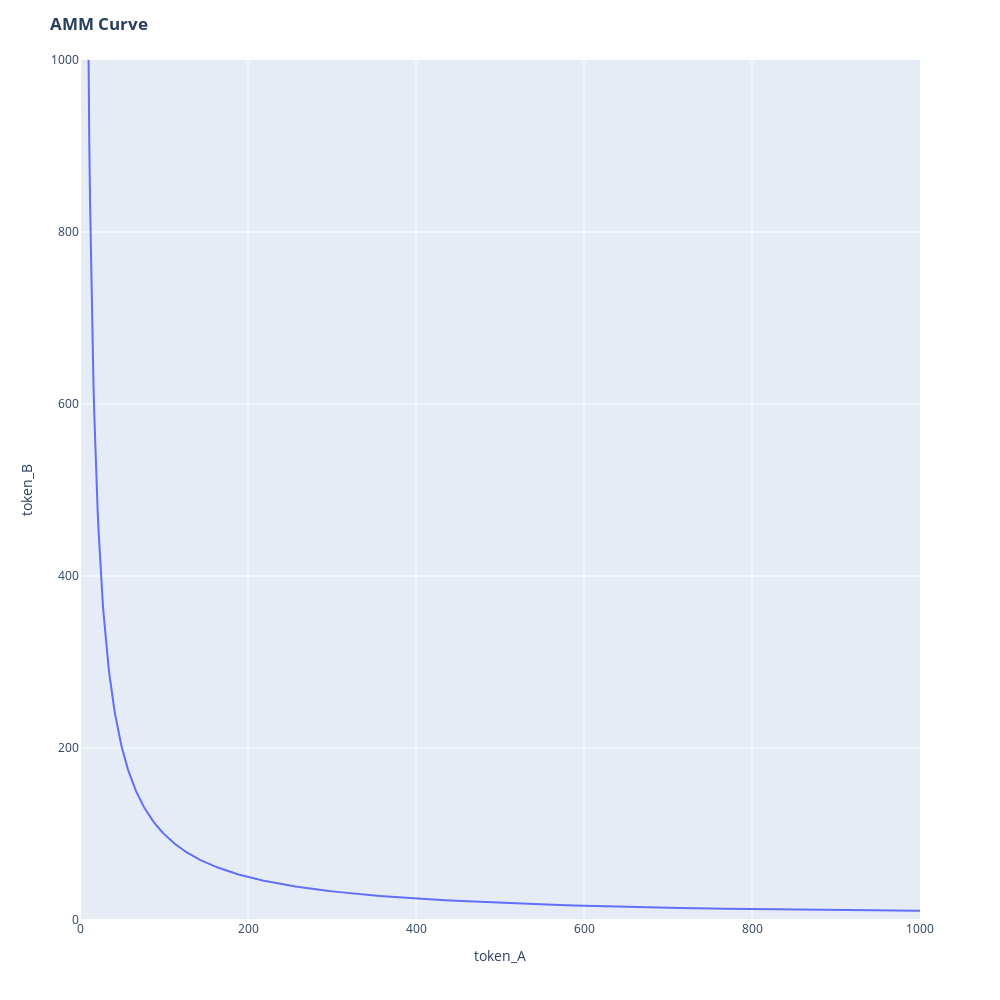

Notebook code for this chart:
### Markdown cell above
# Q1.5:  
Now create a graph (use plotly or similar), and draw the full curve for this series of both kinds of swaps - the AMM curve.

### Code cell
#plot curves with all 
List = List[['token_A', 'token_B']]
List_2 = List_2[['token_B', 'token_A']]
curve = pd.concat([List.iloc[::-1], List_2], axis=0, ignore_index=True)
fig = px.line(curve, x="token_A", y="token_B")
fig.update_xaxes(range=[0, 1000])
fig.update_yaxes(range=[0, 1000])
fig.update_layout(height=1000, width=1000, title_text='<b>AMM Curve</b>')

fig.show()

### Figure 1 — Plotly figure (JSON) as saved in the notebook; plotly's stock layout.template omitted (floating-point values rounded to 4 significant figures; data arrays with more than 128 entries replaced by an {"elided": "..."} marker saying what was removed)
{"data": [{"hovertemplate": "token_A=%{x}<br>token_B=%{y}<extra></extra>", "legendgroup": "", "line": {"color": "#636efa", "dash": "solid"}, "mode": "lines", "name": "", "orientation": "v", "showlegend": false, "type": "scatter", "x": {"elided": "200 float values"}, "xaxis": "x", "y": {"elided": "200 float values"}, "yaxis": "y"}], "layout": {"height": 1000, "legend": {"tracegroupgap": 0}, "margin": {"t": 60}, "title": {"text": "<b>AMM Curve</b>"}, "width": 1000, "xaxis": {"anchor": "y", "domain": [0, 1], "range": [0, 1000], "title": {"text": "token_A"}}, "yaxis": {"anchor": "x", "domain": [0, 1], "range": [0, 1000], "title": {"text": "token_B"}}}}
